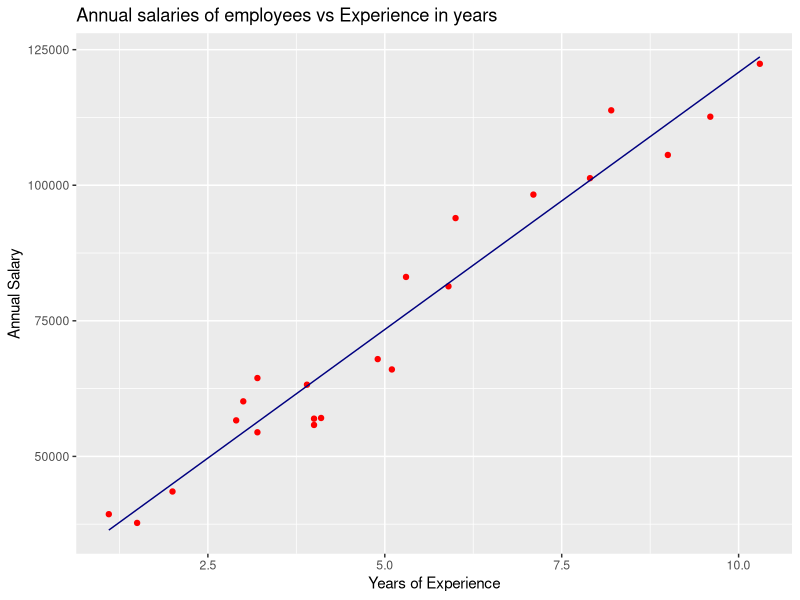

Generate this figure with R: (Note: this script raises an error after producing the figure.)
#Locate to present working directory
#Importing the dataset
dataset=read.csv('Salary_Data.csv')

#Splitting dataset into Training and Test set
#install.packages('caTools')
library(caTools)
set.seed(90909) # any random number
split=sample.split(dataset$AnnualSalary, SplitRatio=3/4)
training_set=subset(dataset, split ==TRUE)
testing_set= subset(dataset, split==FALSE)

#Fitting simple Linear Regression to the training set
model=lm(formula= AnnualSalary~ YearsOfExperience, data=training_set)
summary(model)

#Predicitng the test_set results
y=predict(model, newdata=testing_set)

#install.packages('scales')
library(scales)

#Visualising training_set results
install.packages('ggplot2')
library(ggplot2)
ggplot()+
geom_point(aes(x=training_set$YearsOfExperience, y=training_set$AnnualSalary), color='red') +
geom_line(aes(x=training_set$YearsOfExperience, y=predict(model, newdata=training_set)), color='navy') +
ggtitle('Annual salaries of employees vs Experience in years') +
xlab('Years of Experience') +
ylab('Annual Salary')
scale_x_continuous(limits=c(0,12))+
scale_y_continuous(limits=c(0,150000))

#Visualising testing_set results
#install.packages('ggplot2')
library(ggplot2)
ggplot()+
geom_point(aes(x=testing_set$YearsOfExperience, y=testing_set$AnnualSalary), color='red') +
geom_line(aes(x=training_set$YearsOfExperience, y=predict(model, newdata=training_set)), color='navy') +
ggtitle('Annual salaries of employees vs Experience in years') +
xlab('Years of Experience') +
ylab('Annual Salary')+
scale_x_continuous(limits=c(0,12))+
scale_y_continuous(limits=c(0,150000))
